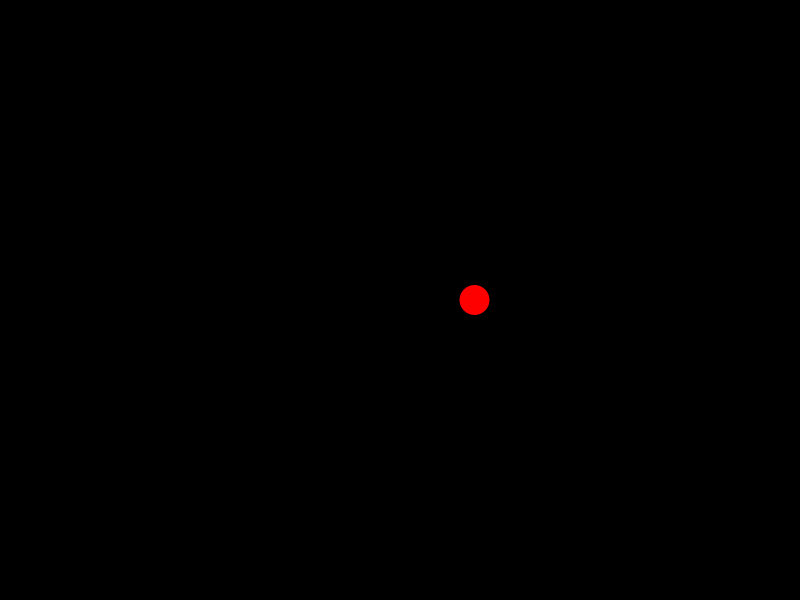
Frame 1 (no input)
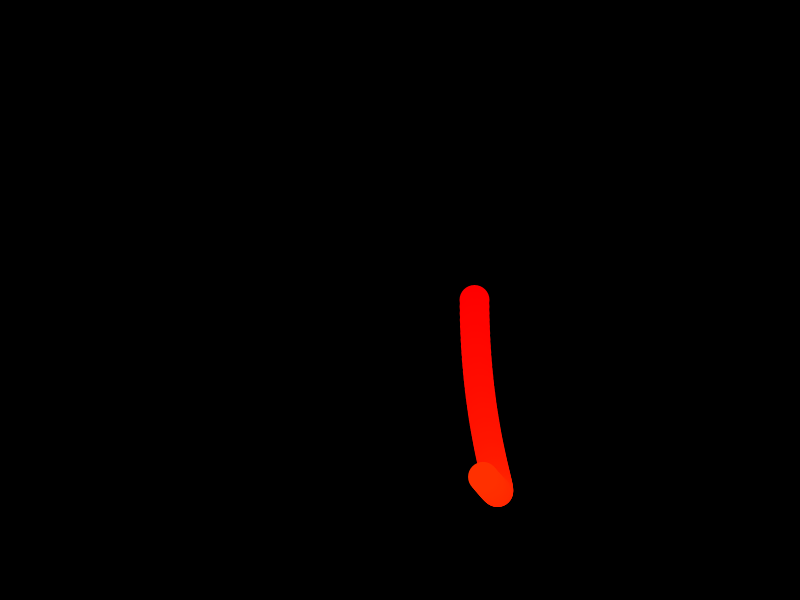
Frame 60 (the mouse pressed at the canvas centre just before this capture)
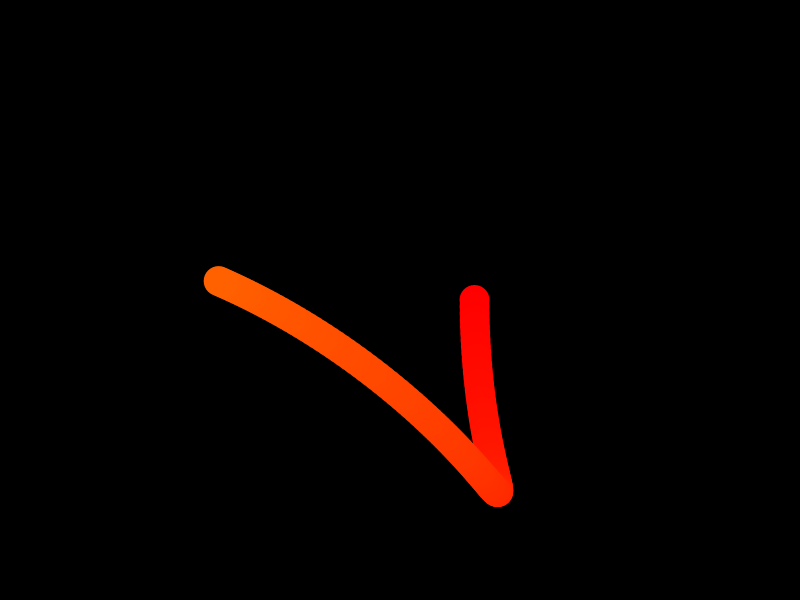
Frame 120 (the mouse held since frame 60 and released just before this capture)

The Processing sketch that drew these frames (run headless with seeded random() and noise(); from frame 60 on, the mouse is pressed at the canvas centre):

// Processing sketch: processing_147695
// ── processing_147695.pde

float diameter;
float diameter2;
float angle = 0;
float angle2 = 0;
float colour = 0;
float rand1 = 70;
float rand2 = 130;


void setup() {
 
  size(800, 600);
  diameter = 290;
  diameter2= 141;

  //frameRate(30);
  //blendMode(MULTIPLY);
  colorMode(HSB);
  smooth(8);
  background(0);
  noStroke();
 
}

void draw() {

 if(frameCount%2400 == 0)
 {
background(0);
rand1 = random(5,150);
rand2 = random(5,150);
 }

  //float sin = (sin(angle); 
  float coloursin = (sin(angle*1) * 10 + 55);
  float sinw = (sin(angle) * diameter/2) + height/2;
  float sinh = (sin(angle + PI/2) * diameter/2) + width/2;
  float sinw2 = (sin(angle2) * diameter2/2);
  float sinh2 = (sin(angle2 + PI/2) * diameter2/2);
 
  colour += 0.135;
 
   //fill(255, 204);  //white
   fill(colour,255,255);
   ellipse(sinh - sinh2 , sinw + sinw2, 30, 30);
 //}

  angle2 += PI/rand1;
  angle += PI/rand2;
 
  if(colour > 255)
{
  colour = 0;
}
}
